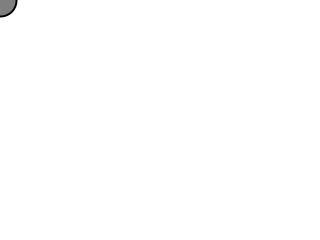
Frame 1 (no input)
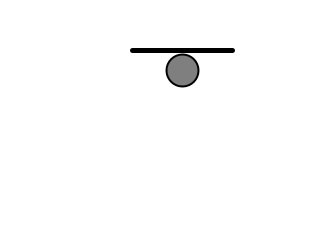
Frame 60 (the mouse pressed at the canvas centre just before this capture)
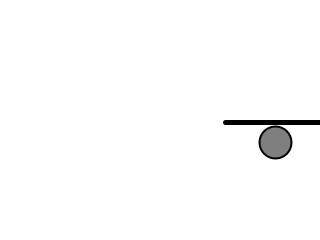
Frame 120 (the mouse held since frame 60 and released just before this capture)

The Processing sketch that drew these frames (run headless with seeded random() and noise(); from frame 60 on, the mouse is pressed at the canvas centre):

// Processing sketch: bouncing_ball_functions
// ── bouncing_ball_functions.pde

float x = 0;
float y = 0;
float xspeed = 3.1;
float yspeed = 1.2;

void setup() {
  size(320, 240);
}

void draw() {
  background(255);
  displayBall();
  moveBall();
  checkEdges();
} 

void drawHat() {
  strokeWeight(5);
  stroke(0);
  line(x-50,y-20,x+50,y-20);
}

void displayBall() {
  fill(127);
  stroke(0);
  strokeWeight(2);
  ellipse(x, y, 32, 32);
  drawHat();
}

void moveBall() {
  x = x + xspeed;
  y = y + yspeed;
}

void checkEdges() {
  if (x > width || x < 0) {
    xspeed = xspeed * -1;
  }

  if (y > height || y < 0) {
    yspeed = yspeed * -1;
  }
}
